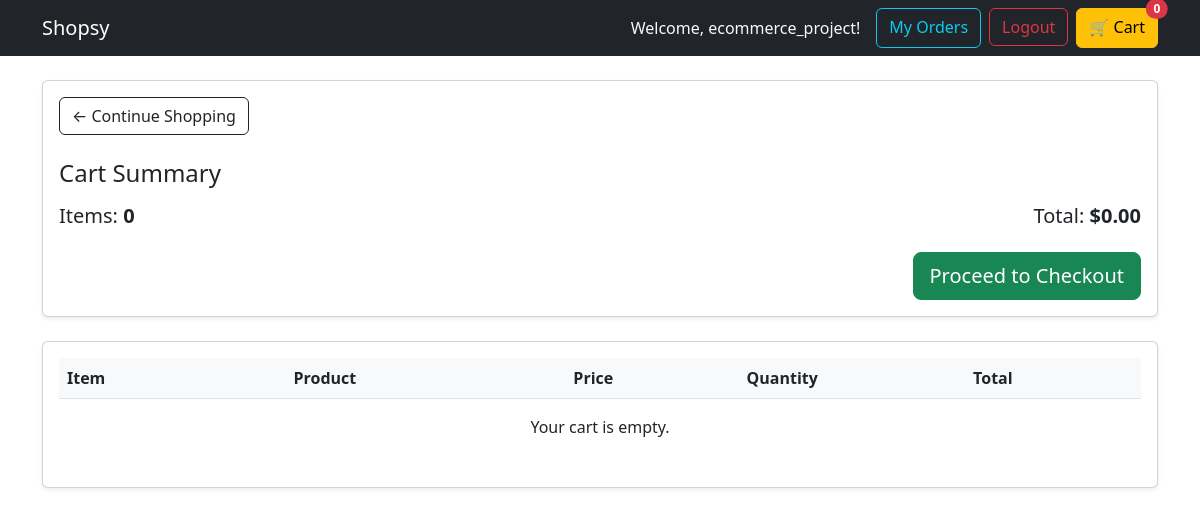
Page /register/cart/ (signed in) on the earlier database version.
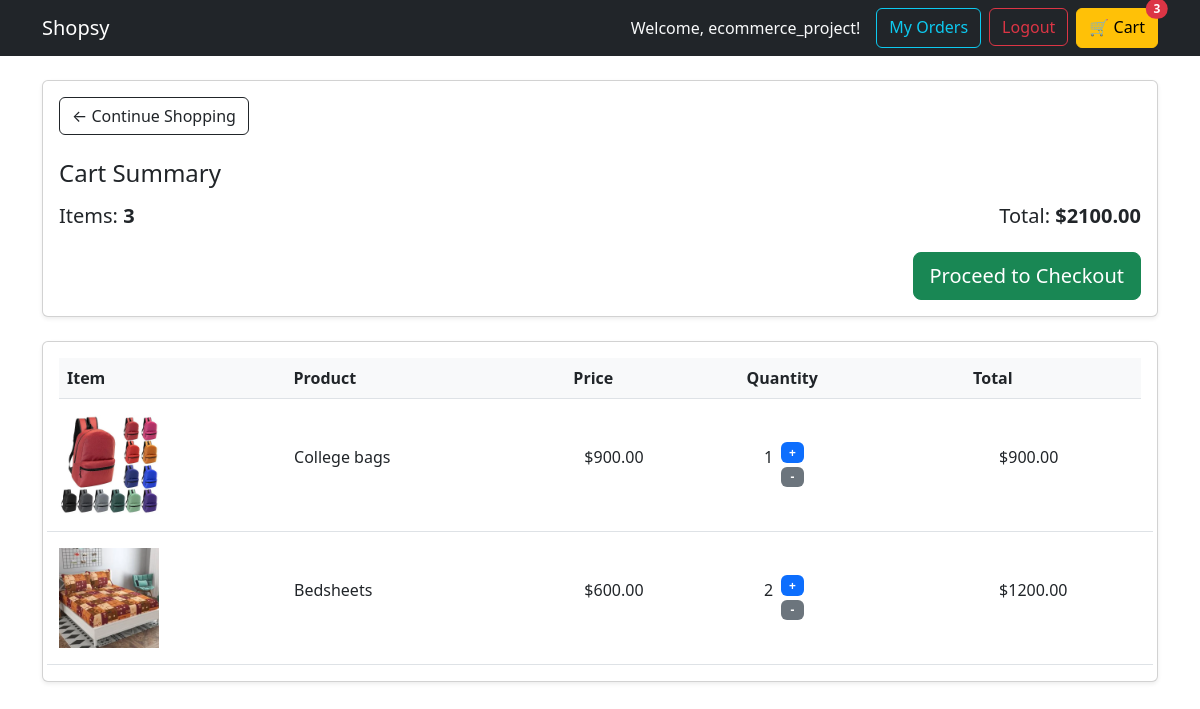
Same page on the later database version.
### store/models.py (models this page shows, shortened)
class Order(models.Model):
    customer = models.ForeignKey(User, on_delete=models.SET_NULL, null=True, blank=True)
    date_ordered = models.DateTimeField(auto_now_add=True)
    complete = models.BooleanField(default=False) # False = Cart, True = Completed Order
    @property
    def get_cart_total(self):
        orderitems = self.orderitem_set.filter(product__isnull=False)
        return sum(item.get_total for item in orderitems)
    @property
    def get_cart_items(self):
        orderitems = self.orderitem_set.all()
        return sum(item.quantity for item in orderitems)

class OrderItem(models.Model):
    product = models.ForeignKey(Product, on_delete=models.SET_NULL, null=True)
    order = models.ForeignKey(Order, on_delete=models.SET_NULL, null=True)
    quantity = models.IntegerField(default=0, null=True, blank=True)
    date_added = models.DateTimeField(auto_now_add=True)
    @property
    def get_total(self):
        if self.product:  # ensure product exists
            return self.product.price * self.quantity
        return 0

class Product(models.Model):
    name = models.CharField(max_length=200)
    price = models.DecimalField(max_digits=7, decimal_places=2)
    description = models.TextField(blank=True, null=True)
    image = models.ImageField(upload_to='products/', blank=True, null=True)
    slug = models.SlugField(unique=True, null=True) # Used for clean URLs
    @property
    def imageURL(self):
        try:
            url = self.image.url
        except:
            url = ''
        return url

### store/views.py (the view)
# urls.py: path('cart/', views.cart, name="cart"),
def cart(request):
    data = cartData(request)
    context = {'items': data['items'], 'order': data['order'], 'cartItems': data['cartItems']}
    return render(request, 'store/cart.html', context)

### store/views.py (called while the page is built)
def cartData(request):
    if request.user.is_authenticated:
        customer = request.user
        order, created = Order.objects.get_or_create(customer=customer, complete=False)
        items = order.orderitem_set.all()
        cartItems = order.get_cart_items
    else:
        items = []
        order = {'get_cart_total': 0, 'get_cart_items': 0}
        cartItems = 0
    return {'cartItems': cartItems, 'order': order, 'items': items}

### store/templates/store/cart.html (shortened to what this page needs)
{% extends 'base.html' %}
{% load static %}
{% block content %}
<div class="row">
    <div class="col-lg-12">
        <div class="card shadow-sm mb-4">
            <div class="card-body">
                <a class="btn btn-outline-dark mb-4" href="{% url 'store' %}">&#x2190; Continue Shopping</a>
                <h4 class="mb-3">Cart Summary</h4>
                <div class="d-flex justify-content-between">
                    <h5>Items: <strong>{{ order.get_cart_items }}</strong></h5>
                    <h5>Total:<strong> ${{ order.get_cart_total|floatformat:2 }}</strong></h5>
                </div>
                <a href="{% url 'checkout' %}" class="btn btn-success btn-lg float-end mt-3">Proceed to Checkout</a>
            </div>
        </div>
        <div class="card shadow-sm">
            <div class="card-body">
                <div class="cart-row header p-2 bg-light border-bottom fw-bold">
                    <div style="width:20%">Item</div>
                    <div style="width:25%">Product</div>
                    <div style="width:15%">Price</div>
                    <div style="width:20%">Quantity</div>
                    <div style="width:15%">Total</div>
                </div>
                {% for item in items %}
                <div class="cart-row row align-items-center border-bottom py-3">
                    <div style="width:20%">
                        <img class="img-fluid" src="{{ item.product.imageURL }}" style="width: 100px;">
                    </div>
                    <div style="width:25%">
                        <p>{{ item.product.name }}</p>
                    </div>
                    <div style="width:15%">
                        <p>${{ item.product.price|floatformat:2 }}</p>
                    </div>
                    <div style="width:20%" class="d-flex align-items-center">
                        <p class="quantity me-2">{{ item.quantity }}</p>
                        <div class="quantity-controls d-flex flex-column">
                            <span data-product="{{ item.product.id }}" data-action="add" class="update-cart badge bg-primary mb-1" style="cursor:pointer;">+</span>
                            <span data-product="{{ item.product.id }}" data-action="remove" class="update-cart badge bg-secondary" style="cursor:pointer;">-</span>
                        </div>
                    </div>
                    <div style="width:15%">
                        <p>${{ item.get_total|floatformat:2 }}</p>
                    </div>
                </div>
                {% empty %}
                <p class="text-center p-3">Your cart is empty.</p>
                {% endfor %}
            </div>
        </div>
    </div>
</div>
{% endblock content %}

### store/templates/base.html (shortened to what this page needs)
{% load static %}
<!DOCTYPE html>
<html>
<head>
    <link href="https://cdn.jsdelivr.net/npm/bootstrap@5.3.3/dist/css/bootstrap.min.css" rel="stylesheet">
    <link rel="stylesheet" href="{% static 'store/auth.css' %}">
</head>
<body>
    <nav class="navbar navbar-expand-lg navbar-dark bg-dark">
      <div class="container-fluid container">
        <a class="navbar-brand" href="{% url 'store' %}">Shopsy</a>
        <div class="d-flex">
            {% if user.is_authenticated %}
                <span class="navbar-text me-3 text-light">Welcome, {{ user.username }}!</span>
                <a href="{% url 'order_history' %}" class="btn btn-outline-info me-2">My Orders</a>
                <form action="{% url 'logout' %}" method="post" style="display: inline;">
                    <button type="submit" class="btn btn-outline-danger me-2">Logout</button>
                </form>
            {% else %}
                <a href="{% url 'login' %}" class="btn btn-outline-success me-2">Login</a>
                <a href="{% url 'register' %}" class="btn btn-outline-light me-2">Register</a>
            {% endif %}
            <a href="{% url 'cart' %}" class="btn btn-warning position-relative">
                🛒 Cart
                <span id="cart-total" class="position-absolute top-0 start-100 translate-middle badge rounded-pill bg-danger">
                    {{ cartItems }}
                </span>
            </a>
        </div>
      </div>
    </nav>
    <div class="container mt-4">
        {% block content %}
        {% endblock content %}
    </div>
</body>
</html>

### store/templates/base.html (style rules this page uses)
.cart-row { display: flex; align-items: center; justify-content: space-between; }

Differences in the rows shown:
computed for Order: get_cart_items "0" → "3"; get_cart_total "0.00" → "2100.00"
added OrderItem: product.imageURL (picture), product.name "College bags", product.price "900.00", quantity "1", get_total "900.00"
added OrderItem: product.imageURL (picture), product.name "Bedsheets", product.price "600.00", quantity "2", get_total "1200.00"
Other differences:
{{ cartItems }}: "0" → "3"
text no longer shown: "Your cart is empty."
